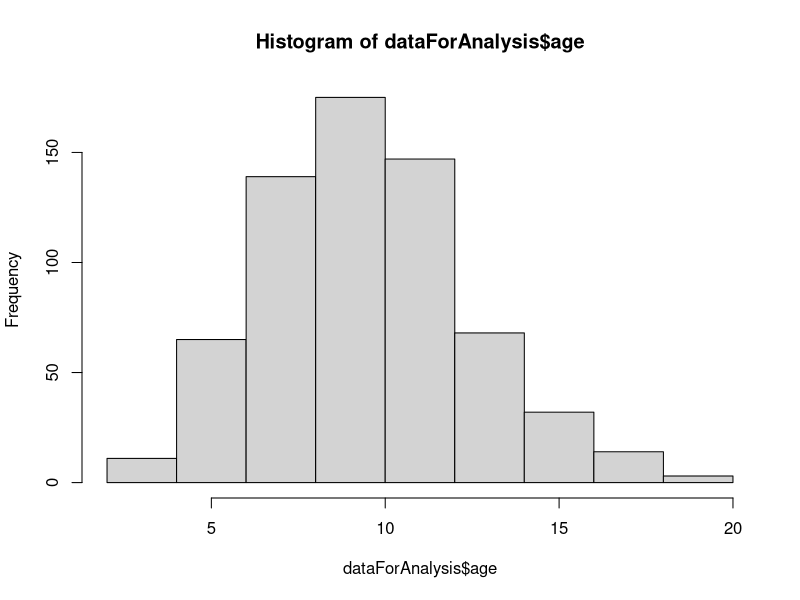
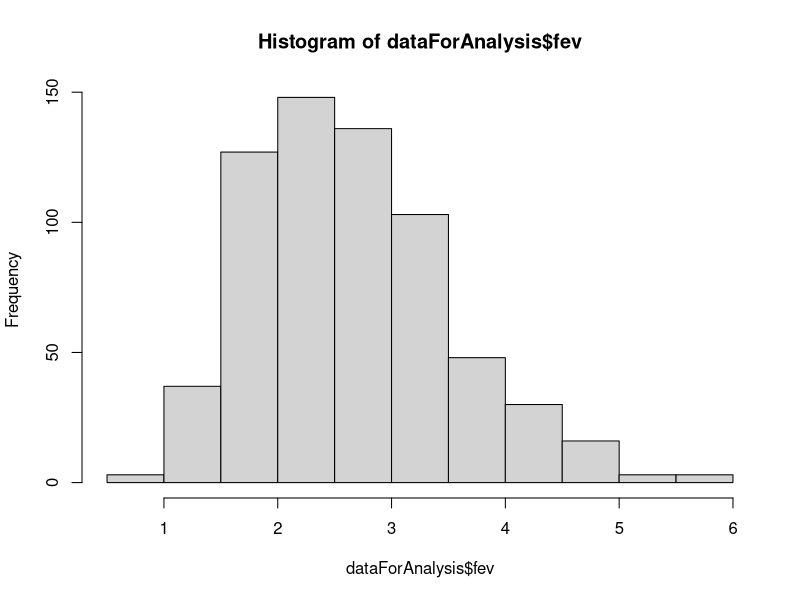
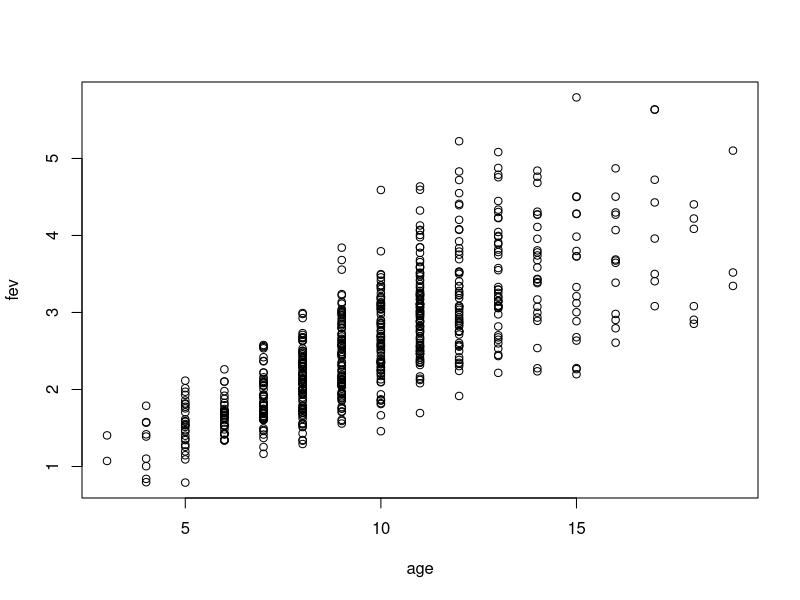
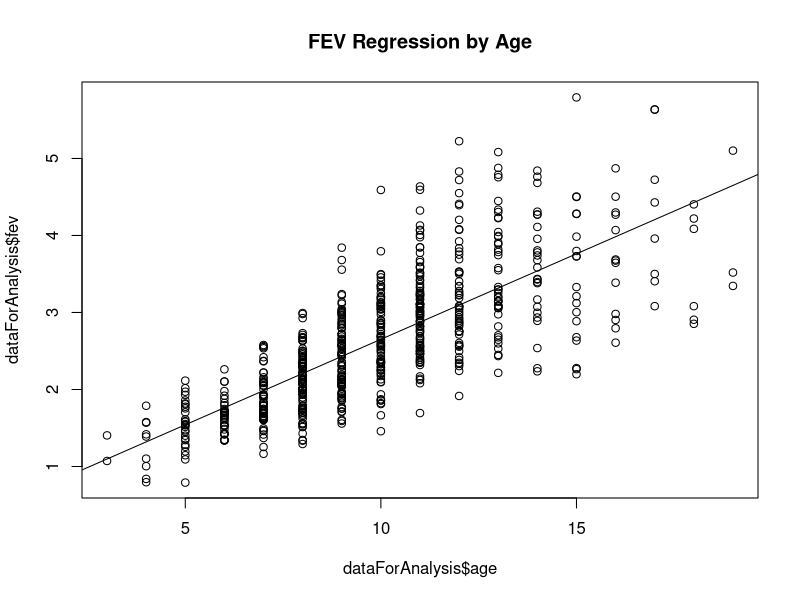
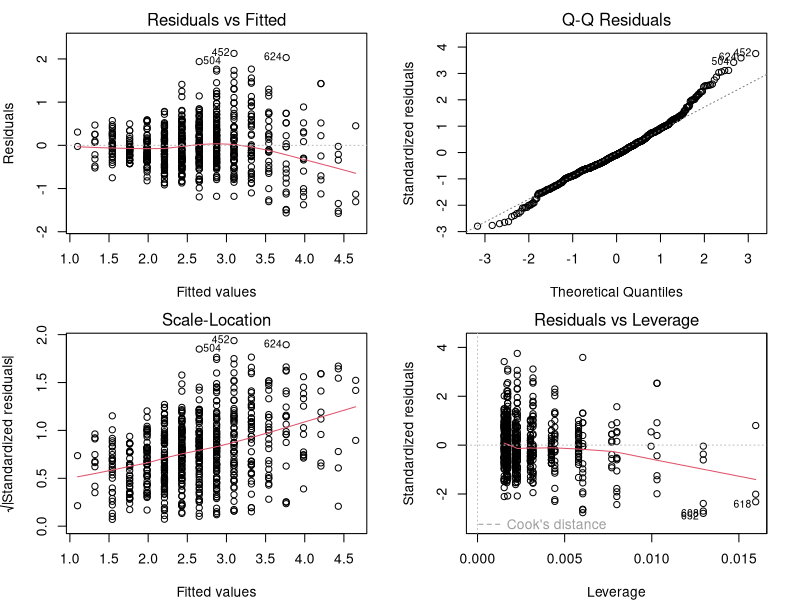
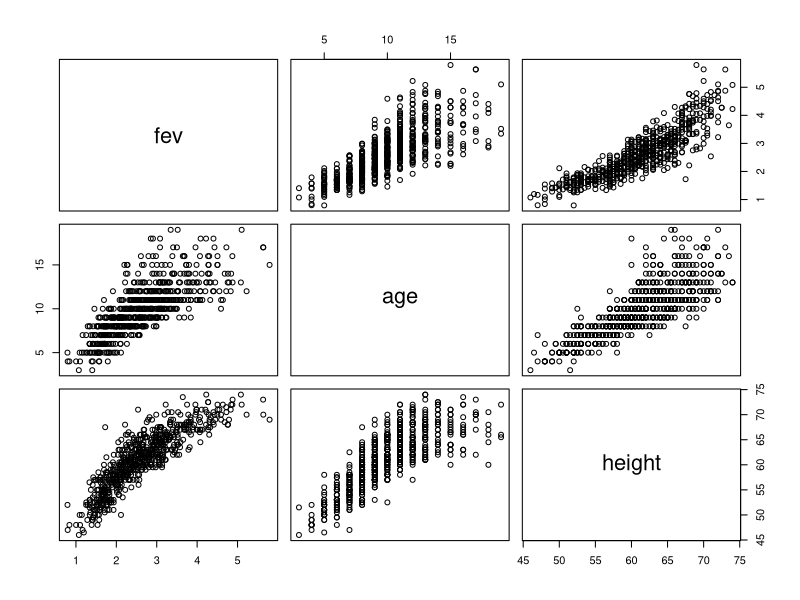
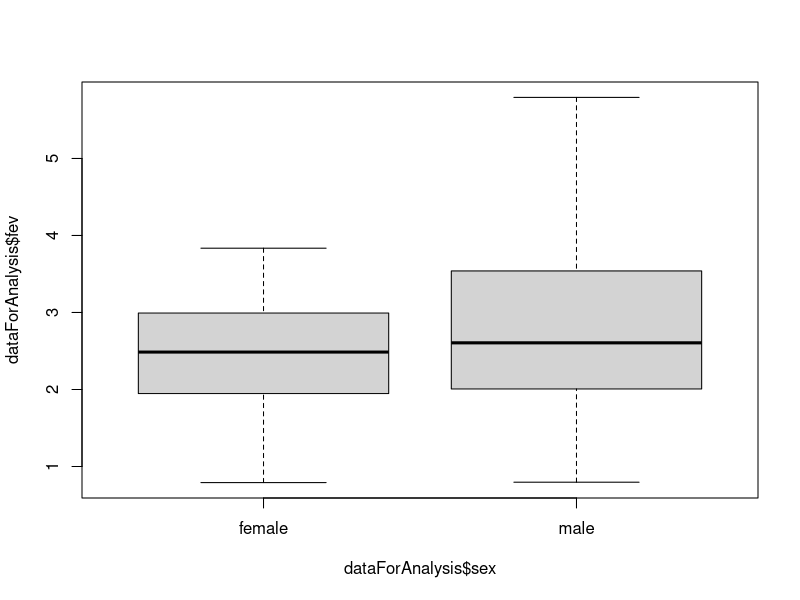

These figures' R source, in order:
## ---- chunk 1

dataForAnalysis=mtcars

## ---- chunk 2

dataForAnalysis=read.csv("./data/fev.csv",header=TRUE,row.names=1)
dataForAnalysis$sex=ifelse(dataForAnalysis$sex==1,"male","female")
dataForAnalysis$smoke=ifelse(dataForAnalysis$smoke==1,"yes","no")

head(dataForAnalysis)

## ---- chunk 3

hist(dataForAnalysis$age)
hist(dataForAnalysis$fev)

## ---- chunk 4

plot(fev ~ age, data = dataForAnalysis)

## ---- chunk 5

modelResult <- lm(fev ~ age, data = dataForAnalysis)

summary(modelResult)


## ---- chunk 6

confint(modelResult)

## ---- chunk 7
plot(dataForAnalysis$age,dataForAnalysis$fev,main = "FEV Regression by Age")
abline(modelResult,cex = 1.3,pch = 16,xlab = "FEV",ylab = "Age")


## ---- chunk 8

op=par(mfrow=c(2,2),mar=c(4,4,2,2))
plot(modelResult)

par(op)

## ---- chunk 9

newData <- data.frame(age = c(Subject1=3,Subject2=4))
predict(modelResult,newData)


## ---- chunk 10

plot(dataForAnalysis[,c("fev","age","height")])

boxplot(dataForAnalysis$fev~dataForAnalysis$sex)

## ---- chunk 11

modelResult <- lm(fev ~ age+height+sex, data = dataForAnalysis)

summary(modelResult)
confint(modelResult)

## ---- chunk 12

newData <- data.frame(age = c(Subject1=3,Subject2=4),height=c(57,67),sex=c("male","female"))
predict(modelResult,newData)


